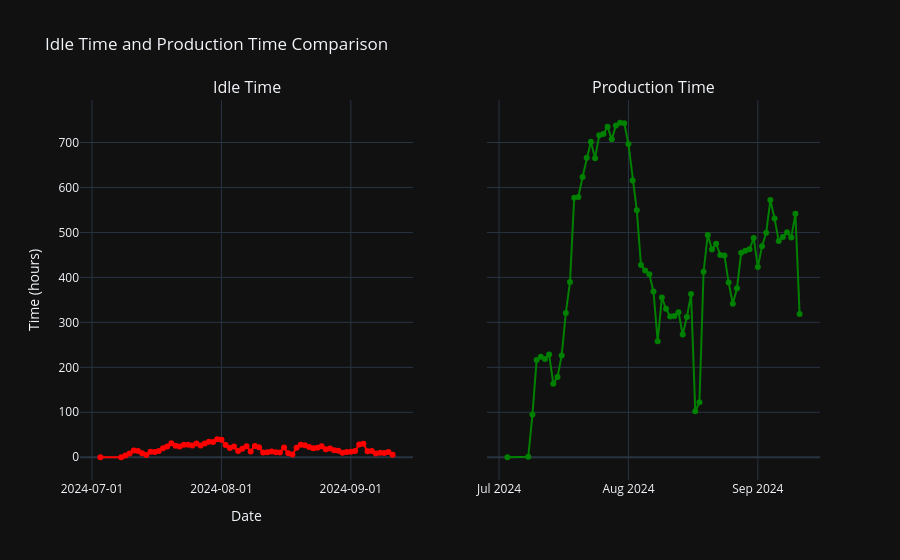

Notebook code for this chart:
### Code cell
import plotly.subplots as sp

# Convert time from seconds to hours
daily_production['IDLE_TIME_hours'] = daily_production['IDLE_TIME'] / 3600
daily_production['PRODUCTION_TIME_hours'] = daily_production['PRODUCTION_TIME'] / 3600

# Create subplots: 1 row, 2 columns
fig = sp.make_subplots(
    rows=1, cols=2,
    subplot_titles=('Idle Time', 'Production Time'),
    shared_yaxes=True
)

# Add Idle Time plot to the first subplot (left)
fig.add_trace(go.Scatter(
    x=daily_production['START_TIME'],
    y=daily_production['IDLE_TIME_hours'],
    mode='lines+markers',
    name='Idle Time',
    line=dict(color='red')
), row=1, col=1)

# Add Production Time plot to the second subplot (right)
fig.add_trace(go.Scatter(
    x=daily_production['START_TIME'],
    y=daily_production['PRODUCTION_TIME_hours'],
    mode='lines+markers',
    name='Production Time',
    line=dict(color='green')
), row=1, col=2)

# Update layout and axis titles
fig.update_layout(
    title='Idle Time and Production Time Comparison',
    xaxis_title='Date',
    yaxis_title='Time (hours)',
    xaxis=dict(tickformat="%Y-%m-%d"),
    showlegend=False,
    template='plotly_dark'
)

# Show the plot
fig.show()

### Figure 1 — Plotly figure (JSON) as saved in the notebook; plotly's stock layout.template omitted (floating-point values rounded to 4 significant figures)
{"data": [{"line": {"color": "red"}, "mode": "lines+markers", "name": "Idle Time", "type": "scatter", "x": ["2024-07-03", "2024-07-08", "2024-07-09", "2024-07-10", "2024-07-11", "2024-07-12", "2024-07-13", "2024-07-14", "2024-07-15", "2024-07-16", "2024-07-17", "2024-07-18", "2024-07-19", "2024-07-20", "2024-07-21", "2024-07-22", "2024-07-23", "2024-07-24", "2024-07-25", "2024-07-26", "2024-07-27", "2024-07-28", "2024-07-29", "2024-07-30", "2024-07-31", "2024-08-01", "2024-08-02", "2024-08-03", "2024-08-04", "2024-08-05", "2024-08-06", "2024-08-07", "2024-08-08", "2024-08-09", "2024-08-10", "2024-08-11", "2024-08-12", "2024-08-13", "2024-08-14", "2024-08-15", "2024-08-16", "2024-08-17", "2024-08-18", "2024-08-19", "2024-08-20", "2024-08-21", "2024-08-22", "2024-08-23", "2024-08-24", "2024-08-25", "2024-08-26", "2024-08-27", "2024-08-28", "2024-08-29", "2024-08-30", "2024-08-31", "2024-09-01", "2024-09-02", "2024-09-03", "2024-09-04", "2024-09-05", "2024-09-06", "2024-09-07", "2024-09-08", "2024-09-09", "2024-09-10", "2024-09-11"], "xaxis": "x", "y": [0.0025, 0.1139, 3.953, 8.139, 15.19, 13.63, 8.652, 4.911, 12.35, 11.49, 13.99, 19.79, 23.96, 31.01, 25.47, 24.11, 27.92, 28.04, 26.38, 30.44, 25.99, 30.64, 34.49, 33.71, 40.0, 38.65, 27.47, 20.58, 23.88, 13.63, 18.91, 24.65, 12.99, 25.14, 22.09, 10.31, 11.04, 12.99, 11.29, 10.37, 21.54, 8.657, 6.317, 21.02, 27.81, 26.45, 22.86, 20.07, 21.38, 24.54, 17.87, 19.68, 15.48, 14.31, 10.27, 11.46, 12.48, 13.87, 28.5, 29.83, 13.47, 13.84, 8.337, 10.04, 9.322, 11.56, 5.819], "yaxis": "y"}, {"line": {"color": "green"}, "mode": "lines+markers", "name": "Production Time", "type": "scatter", "x": ["2024-07-03", "2024-07-08", "2024-07-09", "2024-07-10", "2024-07-11", "2024-07-12", "2024-07-13", "2024-07-14", "2024-07-15", "2024-07-16", "2024-07-17", "2024-07-18", "2024-07-19", "2024-07-20", "2024-07-21", "2024-07-22", "2024-07-23", "2024-07-24", "2024-07-25", "2024-07-26", "2024-07-27", "2024-07-28", "2024-07-29", "2024-07-30", "2024-07-31", "2024-08-01", "2024-08-02", "2024-08-03", "2024-08-04", "2024-08-05", "2024-08-06", "2024-08-07", "2024-08-08", "2024-08-09", "2024-08-10", "2024-08-11", "2024-08-12", "2024-08-13", "2024-08-14", "2024-08-15", "2024-08-16", "2024-08-17", "2024-08-18", "2024-08-19", "2024-08-20", "2024-08-21", "2024-08-22", "2024-08-23", "2024-08-24", "2024-08-25", "2024-08-26", "2024-08-27", "2024-08-28", "2024-08-29", "2024-08-30", "2024-08-31", "2024-09-01", "2024-09-02", "2024-09-03", "2024-09-04", "2024-09-05", "2024-09-06", "2024-09-07", "2024-09-08", "2024-09-09", "2024-09-10", "2024-09-11"], "xaxis": "x2", "y": [0.03333, 1.081, 94.95, 216.1, 223.3, 218.3, 228.3, 163.4, 178.3, 226.5, 320.9, 390.0, 577.3, 579.0, 623.5, 666.2, 701.7, 665.0, 716.3, 719.0, 735.1, 707.1, 737.6, 744.0, 742.8, 696.7, 615.6, 549.2, 427.4, 415.3, 406.8, 368.5, 258.0, 355.3, 330.2, 313.0, 314.0, 322.5, 272.8, 311.7, 362.9, 102.3, 122.4, 412.6, 494.5, 462.0, 474.6, 449.7, 448.4, 388.4, 341.4, 376.0, 454.9, 459.5, 462.6, 487.7, 423.0, 469.5, 499.4, 572.1, 530.8, 481.0, 490.1, 500.4, 489.0, 541.4, 318.4], "yaxis": "y2"}], "layout": {"annotations": [{"font": {"size": 16}, "showarrow": false, "text": "Idle Time", "x": 0.225, "xanchor": "center", "xref": "paper", "y": 1, "yanchor": "bottom", "yref": "paper"}, {"font": {"size": 16}, "showarrow": false, "text": "Production Time", "x": 0.775, "xanchor": "center", "xref": "paper", "y": 1, "yanchor": "bottom", "yref": "paper"}], "showlegend": false, "title": {"text": "Idle Time and Production Time Comparison"}, "xaxis": {"anchor": "y", "domain": [0, 0.45], "tickformat": "%Y-%m-%d", "title": {"text": "Date"}}, "xaxis2": {"anchor": "y2", "domain": [0.55, 1]}, "yaxis": {"anchor": "x", "domain": [0, 1], "title": {"text": "Time (hours)"}}, "yaxis2": {"anchor": "x2", "domain": [0, 1], "matches": "y", "showticklabels": false}}}
